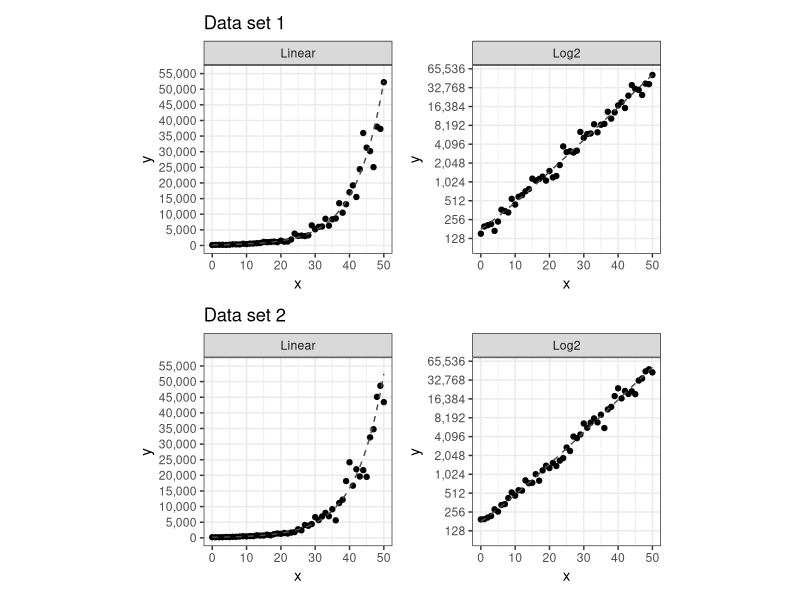

This figure's R source:
## ---- chunk 1
library(tidyverse)
library(patchwork)
library(here)
library(readr)
library(knitr)
library(kableExtra)
# library(pander)
## ---- chunk 2
estimation_model_data <- read.csv(here("data/03-estimation/estimation-model-data.csv"))
estimation_simulated_data <- read.csv(here("data/03-estimation/estimation-simulated-data.csv")) %>%
  mutate(x = x - 3000)
estimation_scenario_text <- read.csv(here("data/03-estimation/estimation-scenario-text.csv"))
estimation_parameters <- read.csv(here("data/03-estimation/estimation-parameters.csv"))
estimation_questions <- read.csv(here("data/03-estimation/estimation-questions.csv"))
population_estimates_data <- read.csv(here("data/03-estimation/first-level-population-estimates.csv"))
## ---- chunk 3

# dataset 1
simulated_plot_linear1 <- estimation_simulated_data %>%
  filter(dataset == "dataset1") %>%
  mutate(scale = "Linear") %>%
  ggplot(aes(x = x, y = y)) +
  geom_point() +
  geom_line(aes(y = y0), size = 0.5, color = "gray30", linetype = "dashed") +
  facet_wrap(~scale) +
  theme_bw() +
  theme(aspect.ratio = 1) +
  scale_y_continuous(limits = c(100, 55000),
                     breaks = seq(0, 55000, 5000),
                     labels = scales::comma,
                     minor_breaks = c()) +
  ggtitle("Data set 1")

simulated_plot_log1 <- estimation_simulated_data %>%
  filter(dataset == "dataset1") %>%
  mutate(scale = "Log2") %>%
  ggplot(aes(x = x, y = y)) +
  geom_point() +
  geom_line(aes(y = y0), size = 0.5, color = "gray30", linetype = "dashed") +
  facet_wrap(~scale) +
  theme_bw() +
  theme(aspect.ratio = 1) +
  scale_y_continuous(trans = "log2",
                     limits = c(100, 55000),
                     breaks = 2^seq(0,10000,1),
                     labels = scales::comma,
                     minor_breaks = c())

# dataset 2
simulated_plot_linear2 <- estimation_simulated_data %>%
  filter(dataset == "dataset2") %>%
  mutate(scale = "Linear") %>%
  ggplot(aes(x = x, y = y)) +
  geom_point() +
  geom_line(aes(y = y0), size = 0.5, color = "gray30", linetype = "dashed") +
  facet_wrap(~scale) +
  theme_bw() +
  theme(aspect.ratio = 1) +
  scale_y_continuous(limits = c(100, 55000),
                     breaks = seq(0, 55000, 5000),
                     labels = scales::comma,
                     minor_breaks = c()) +
  ggtitle("Data set 2")

simulated_plot_log2 <- estimation_simulated_data %>%
  filter(dataset == "dataset2") %>%
  mutate(scale = "Log2") %>%
  ggplot(aes(x = x, y = y)) +
  geom_point() +
  geom_line(aes(y = y0), size = 0.5, color = "gray30", linetype = "dashed") +
  facet_wrap(~scale) +
  theme_bw() +
  theme(aspect.ratio = 1) +
  scale_y_continuous(trans = "log2",
                     limits = c(100, 55000),
                     breaks = 2^seq(0,10000,1),
                     labels = scales::comma,
                     minor_breaks = c())

(simulated_plot_linear1 + simulated_plot_log1) /
(simulated_plot_linear2 + simulated_plot_log2)
## ---- chunk 4
estimation_questions %>%
  filter(q_id != "scenario") %>%
  pivot_wider(id_cols = "q_id",
              names_from = "creature",
              values_from = "qtext") %>%
  mutate(q_id = c("Open Ended", "Elementary Q1", "Elementary Q2", "Intermediate Q1", "Intermediate Q2", "Intermediate Q3")) %>%
  kableExtra::kable("latex", booktabs = T, col.names = c("Question type", "Tribble scenario", "Ewok scenario"),
               caption = "Estimation Questions")  %>%
  kableExtra::column_spec(2:3, width = "10em")
